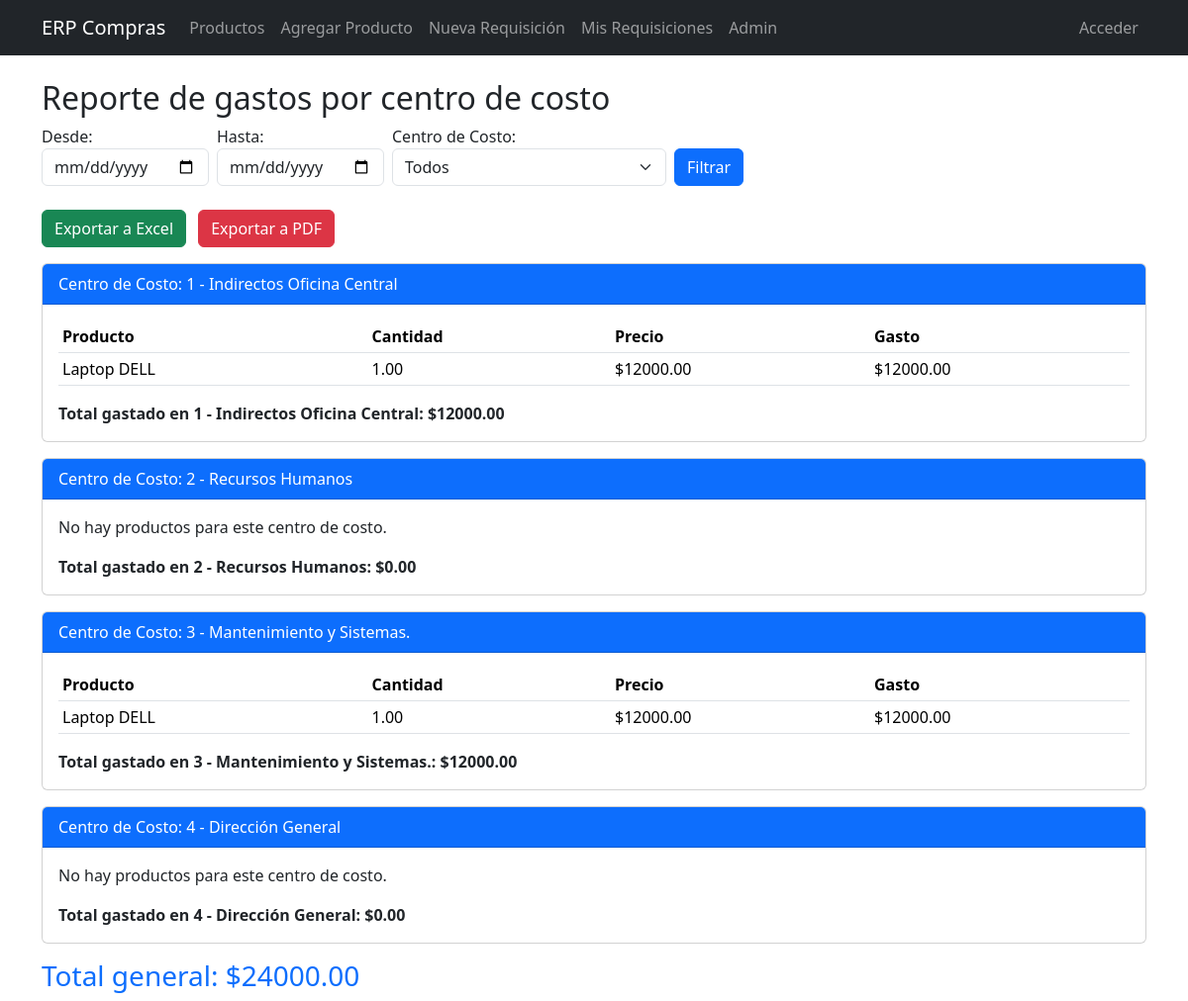
Before: /reporte/gastos/ (signed in) with the older database file.
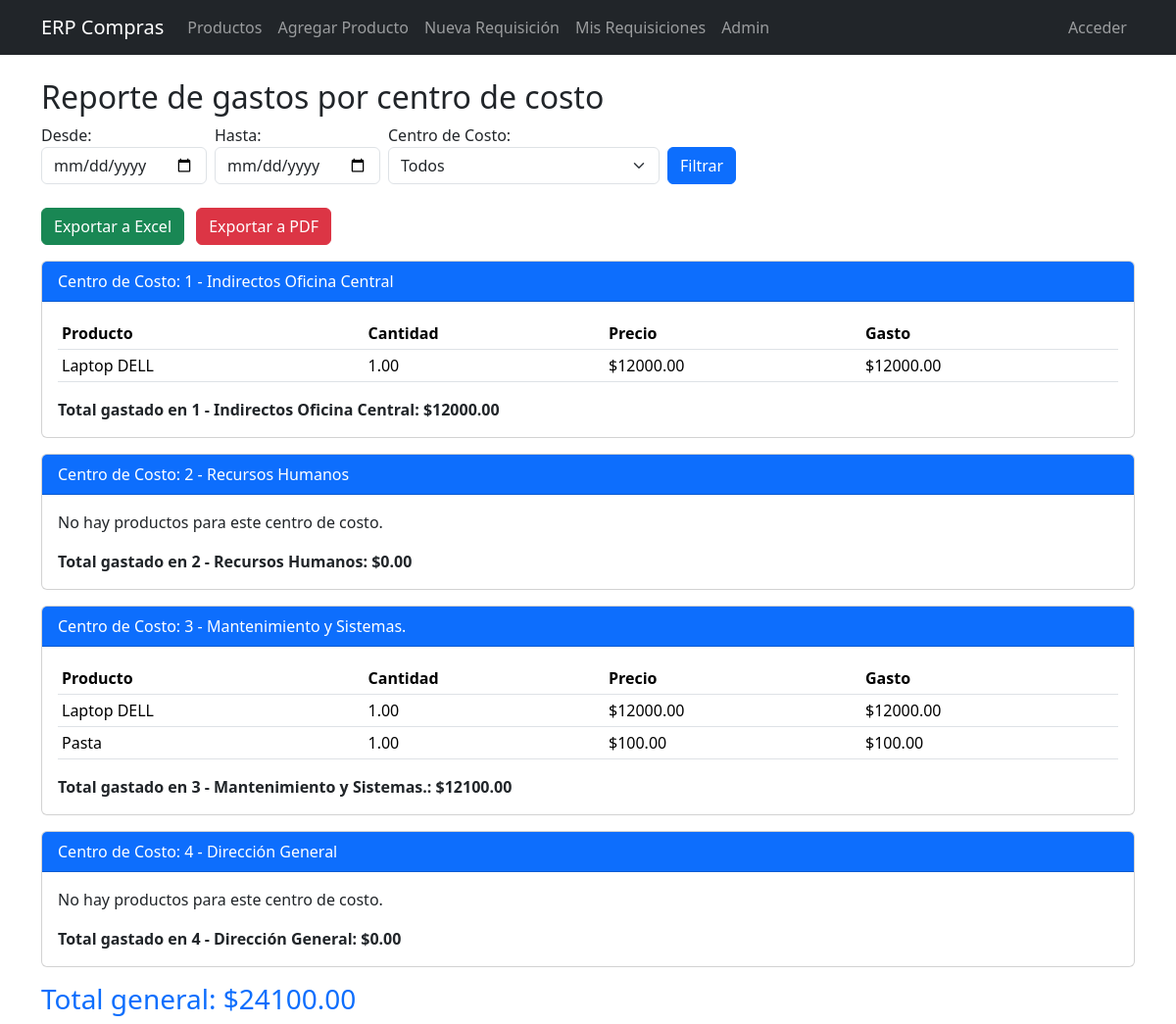
After: the same page with the newer database file.
### compras/models.py (models this page shows, shortened)
class CentroCosto(models.Model):
    nombre = models.CharField(max_length=100)
    def __str__(self):
        return self.nombre

class Producto(models.Model):
    nombre = models.CharField(max_length=100)
    sku = models.CharField(max_length=50)
    cantidad = models.IntegerField()
    descripcion = models.TextField(blank=True)
    precio = models.DecimalField(max_digits=10, decimal_places=2)

class DetalleOrden(models.Model):
    orden = models.ForeignKey(OrdenCompra, on_delete=models.CASCADE, related_name='detalles')
    producto = models.ForeignKey('Producto', on_delete=models.CASCADE)
    unidad = models.CharField(max_length=20)
    cantidad = models.DecimalField(max_digits=10, decimal_places=2)
    observaciones = models.CharField(max_length=200, blank=True)
    precio_unitario = models.DecimalField(max_digits=10, decimal_places=2, default=0)

### compras/views.py (the view)
# urls.py: path('reporte/gastos/', views.reporte_gastos_centrocosto, name='reporte_gastos_centrocosto'),
@login_required
@user_passes_test(es_compras)
def reporte_gastos_centrocosto(request):
    fecha_inicio = request.GET.get('fecha_inicio')
    fecha_fin = request.GET.get('fecha_fin')
    cc_id = request.GET.get('centro_costo')
    qs_ordenes = OrdenCompra.objects.all()
    if fecha_inicio:
        qs_ordenes = qs_ordenes.filter(fecha__gte=fecha_inicio)
    if fecha_fin:
        qs_ordenes = qs_ordenes.filter(fecha__lte=fecha_fin)
    if cc_id:
        qs_ordenes = qs_ordenes.filter(centro_costo__id=cc_id)
    cc_data = []
    for cc in CentroCosto.objects.all():
        if cc_id and str(cc.id) != cc_id:
            continue
        órdenes = qs_ordenes.filter(centro_costo=cc)
        total_gasto = 0
        detalles = DetalleOrden.objects.filter(orden__in=órdenes)
        desglose = []
        for det in detalles:
            costo = det.cantidad * det.producto.precio
            total_gasto += costo
            desglose.append({
                'producto': det.producto.nombre,
                'cantidad': det.cantidad,
                'precio': det.producto.precio,
                'gasto': costo,
            })
        cc_data.append({
            'centro_costo': cc,
            'total_gasto': total_gasto,
            'detalles': desglose
        })
    total_general = sum(cc['total_gasto'] for cc in cc_data)
    return render(request, 'compras/reporte_gastos_centrocosto.html', {
        'cc_data': cc_data,
        'total_general': total_general,
        'centros_costo': CentroCosto.objects.all()
    })

### compras/views.py (called while the page is built)
def es_compras(user):
    return user.groups.filter(name='Compras').exists() or user.is_superuser

### compras/templates/compras/reporte_gastos_centrocosto.html (shortened to what this page needs)
{% extends "compras/base.html" %}
{% block content %}
<h2>Reporte de gastos por centro de costo</h2>
<form method="get" class="row g-2 align-items-end mb-4">
    <div class="col-auto">
        <label for="fecha_inicio" class="form-label mb-0">Desde:</label>
        <input type="date" name="fecha_inicio" id="fecha_inicio" class="form-control" value="{{ request.GET.fecha_inicio }}">
    </div>
    <div class="col-auto">
        <label for="fecha_fin" class="form-label mb-0">Hasta:</label>
        <input type="date" name="fecha_fin" id="fecha_fin" class="form-control" value="{{ request.GET.fecha_fin }}">
    </div>
    <div class="col-auto">
        <label for="centro_costo" class="form-label mb-0">Centro de Costo:</label>
        <select name="centro_costo" id="centro_costo" class="form-select">
            <option value="">Todos</option>
        </select>
    </div>
    <div class="col-auto">
        <button type="submit" class="btn btn-primary">Filtrar</button>
    </div>
</form>
<div class="mb-3">
    <a href="{% url 'exportar_reporte_excel' %}" class="btn btn-success me-2">Exportar a Excel</a>
    <a href="{% url 'exportar_reporte_pdf' %}" class="btn btn-danger">Exportar a PDF</a>
</div>
{% for cc in cc_data %}
    <div class="card mb-3">
        <div class="card-header bg-primary text-white">
            Centro de Costo: {{ cc.centro_costo }}
        </div>
        <div class="card-body">
            {% if cc.detalles %}
            <table class="table table-sm">
                <thead>
                    <tr>
                        <th>Producto</th>
                        <th>Cantidad</th>
                        <th>Precio</th>
                        <th>Gasto</th>
                    </tr>
                </thead>
                <tbody>
                    {% for det in cc.detalles %}
                    <tr>
                        <td>{{ det.producto }}</td>
                        <td>{{ det.cantidad }}</td>
                        <td>${{ det.precio }}</td>
                        <td>${{ det.gasto|floatformat:2 }}</td>
                    </tr>
                    {% endfor %}
                </tbody>
            </table>
            {% else %}
            <p>No hay productos para este centro de costo.</p>
            {% endif %}
            <strong>Total gastado en {{ cc.centro_costo }}: ${{ cc.total_gasto|floatformat:2 }}</strong>
        </div>
    </div>
{% endfor %}
<h3 class="text-primary">Total general: ${{ total_general|floatformat:2 }}</h3>
{% endblock %}

Changed rows visible on the page:
computed for CentroCosto "3 - Mantenimiento y Sistemas.": total_gasto "12000.00" → "12100.00"
added Producto: producto "Pasta", precio "100.00"
added DetalleOrden: cantidad "1.00"
Other visible differences:
{{ total_general|floatformat:2 }}: "24000.00" → "24100.00"
new list line: "$ $ 100.00"
